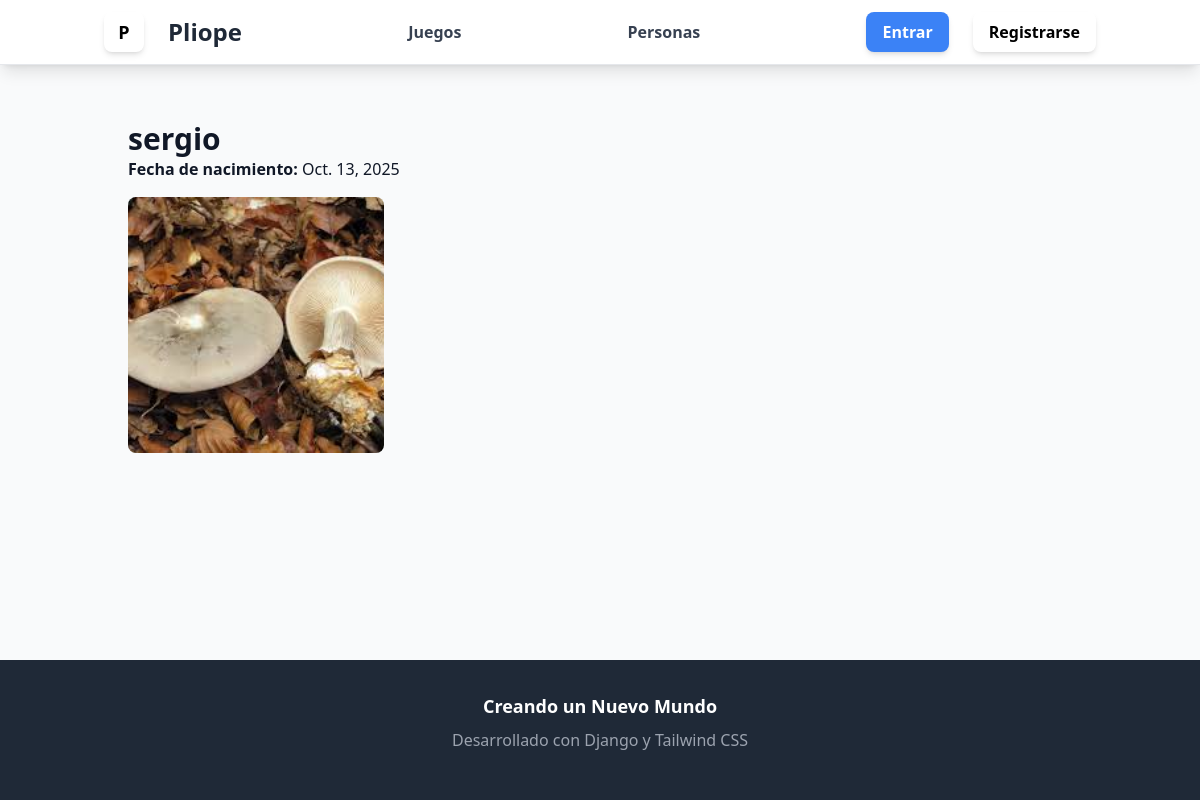
The page /pliope/sergio on the database its author committed.
### pliope/models.py (models this page shows, shortened)
class Person(models.Model):
    name = models.CharField(max_length=50)
    birth = models.DateField()
    slug = models.SlugField(unique=True, null=False, blank=False)
    propic = models.ImageField (upload_to='Media/', default="Media/default.png", null=True, blank=True)

### pliope/views.py (the view)
# urls.py: path('<slug:slug>', views.person, name='person')
def person(request, slug):
    try:
        my_person = Person.objects.get(slug=slug)
    except Person.DoesNotExist:
         return render(request, 'error.html')
    return render(request, 'person.html', {'person': my_person})

### templates/person.html (shortened to what this page needs)
{% extends "base.html" %}
{% block content %}
    <div class="p-6">
        <h1 class="text-3xl font-bold">{{ person.name }}</h1>
        <p><strong>Fecha de nacimiento:</strong> {{ person.birth }}</p>
        <img src="{{ person.propic.url }}" alt="{{ person.name }}" class="rounded-lg w-64 h-64 object-cover my-4">
    </div>
{% endblock %}

### rows shown on the page
Person: name "sergio", birth "Oct. 13, 2025", propic (picture)
